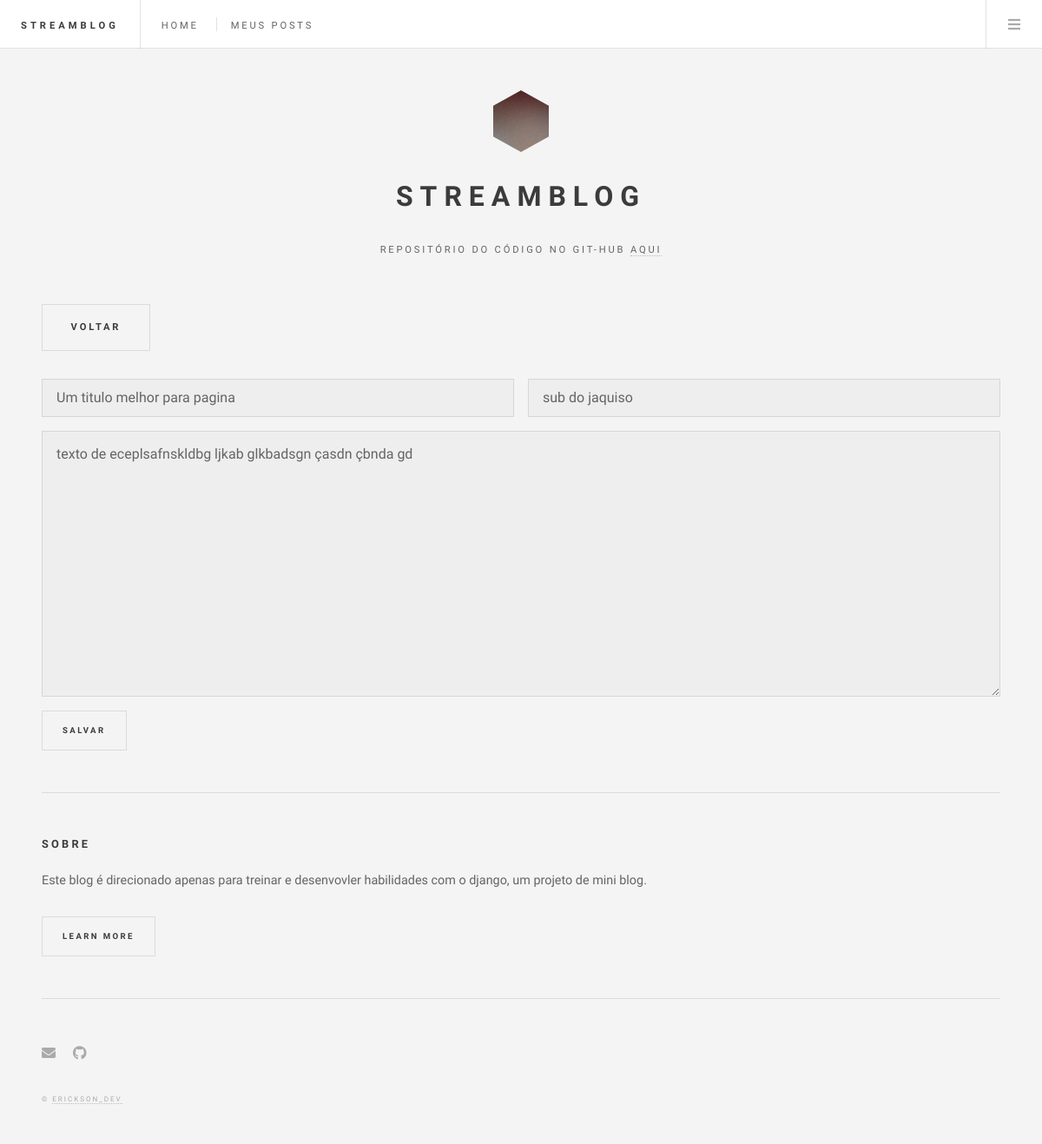
/edit/5 (signed in), run on the app's committed database.
### website/models.py (models this page shows, shortened)
class Post(models.Model):
    title = models.CharField(max_length=60)
    sub_title = models.CharField(max_length=255)
    content = models.TextField()
    user = models.ForeignKey(User, on_delete=models.PROTECT)
    date_post = models.DateField(auto_now_add=True)

### website/views.py (the view, shortened to what this page needs)
# urls.py: path('edit/<int:pk>', edit, name='edit_post'),
@login_required(login_url='/login/')
def edit(request, pk):
    if request.method == "GET":
        post = Post.objects.get(pk=pk)
        return render(request, 'blog/edit.html', {"post": post})

### templates/blog/edit.html (shortened to what this page needs)
{% extends 'layout.html' %}
{% block content %}
<div id="main">
    <center>
    <ul class="actions">
		<li><a href="{% url 'mypost' %}" class="button large">Voltar</a></li>
        <li>
        </li>
	</ul>
    </center>
<form method="post" action="{% url 'edit_post' post.id %}">
    {% include 'blog/form.html' %}
</form>
</div>
{% endblock %}

### templates/blog/form.html (shortened to what this page needs)
    <div class="row gtr-uniform">
        <div class="col-6 col-12-xsmall">
            <input type="text" name="title" value="{{ post.title }}" placeholder="Titulo" />
        </div>
        <div class="col-6 col-12-xsmall">
            <input type="text" name="sub_title"  value="{{ post.sub_title }}" placeholder="Sub_titulo" />
        </div>
        <div class="col-12">
            <textarea name="content"  placeholder="Inserir seu texto"  rows="10">{{ post.content }}</textarea>
        </div>
        <div class="col-12">
            <ul class="actions">
                <li><input type="submit" value="Salvar" /></li>
            </ul>
        </div>
    </div>

### data on the page
Post: title "Um titulo melhor para pagina", sub_title "sub do jaquiso", content "texto de eceplsafnskldbg ljkab glkbadsgn çasdn çbnda gd"
